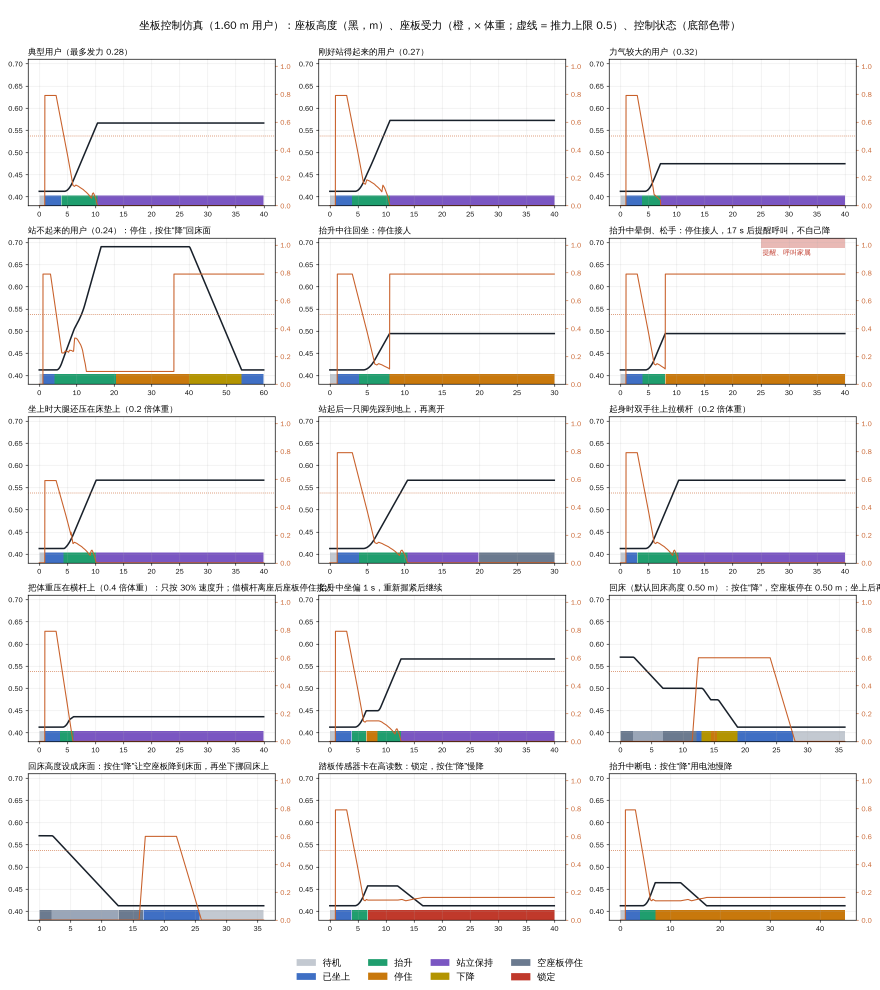
#> input picture model/calc_v13/controller_seat_all.png, 1760 x 1980 px (shown at 1/2 size)
$ python -i run_audit.py   (imports and definitions only)
#> lines starting #> are read from the running program, lines starting #| are printed output that depends on the picture
"""Audit the one-DOF seat design (page/seat_1dof.html and the model/calc_v13 scripts behind it) with Gemini 4 (gemini-4-argon).

Usage: python3 run_audit.py <img_dir> [angle ...]     (screenshots from: node shots.js <img_dir>)
The API key is injected by the session proxy. Results go to gemini_<angle>.md next to this script.
"""
import base64, io, json, os, sys, time, urllib.request
from concurrent.futures import ThreadPoolExecutor
from PIL import Image

MODEL = "gemini-4-argon"
URL = f"https://generativelanguage.googleapis.com/v1beta/models/{MODEL}:streamGenerateContent?alt=sse"
HERE = os.path.dirname(os.path.abspath(__file__)); ROOT = os.path.abspath(os.path.join(HERE, "..", "..", ".."))
IMG = sys.argv[1]
M = os.path.join(ROOT, "model", "calc_v13")

COMMON = """你在审计一个大学课程小组项目（ME5412 Robotics for Healthcare，床边起身台）里的一个子设计：单自由度坐板。坐板在老人起身时跟着身体往前、往上走并前倾，由两侧四连杆加中间一根电动推杆驱动。材料包括：课程背景和老师的要求、设计总结、方案网页源码、全部计算代码、结果摘要（JSON），以及网页各节、机构动画和三视图的截图。

请从下面给你的角度出发，自由地找出这个设计和这份网页真正的问题和薄弱处：推理不成立、模型假设撑不起结论、数字或代码有错、机构或结构有隐患、有安全漏洞、会被老师问住、会误导读者。不必面面俱到，也不必凑数；你认为最重要的优先讲。
每个问题请说清：在哪里（网页的哪一节，或哪个文件的哪个函数），原文或代码证据，为什么是问题（讲因果，区分确定的事实和推测），以及怎么改或怎么验证。按重要性排序，标出严重度（高/中/低）。最后用几句话给出总体判断和最值得先做的一件事。用中文回答，少用术语堆砌。
"""
ANGLES = {
 "A_model": "你的角度：建模与推理。你是懂坐→站生物力学和简化建模的审稿人。重点看：刚性人体轮廓、骨盆与大腿受力分界 4 cm、3 种起身习惯和 81 人用户集是否有代表性、“放手那一刻”的定义、费力（关节力矩/力量）模型的用法；以及“单自由度够用”“前倾差 11° 无害”“凸圆弧座面不如平座面”“助力点放在臀腿交界”这些结论是否站得住、有没有过度引申。",
 "B_mech": "你的角度：机构与结构。你是机械设计审稿人。重点看：四连杆综合方法、传动角与死点、电动推杆的布置和受力计算（虚功法）、销轴/立板/横管的强度与刚度、自锁和断电、间隙磨损、可制造性；以及整台装置的抗倾翻（座板载人往前移 18 cm、人在扶手上用力时，底座是否够长够宽）。",
 "C_safety": "你的角度：安全与人因。你是医疗设备安全评审员，同时有作业治疗师的经验。重点看：连杆、立板、横管和座板之间的夹手夹腿点（横管离大腿只有 2.8 cm）、坐在前倾 25° 的座板上往回坐、坐垫压到底、皮肤剪切、座板唇边和床垫之间的卡夹、回床流程，以及腿的横向宽度假设是否合理。",
 "D_code": "你的角度：代码与数字核查。你是仔细的代码审查者。请逐个读计算脚本，找：符号或单位错误、前滑和坐回余量的定义或计算错误、力跟随（坐板走到接触为止）假设的问题、虚功推力计算、坐垫弹簧床模型、干涉检查的采样漏检、四连杆仿真的分支选择；并核对网页显示的数字与 JSON、总结文档是否一致。",
 "E_teacher": "你的角度：老师兼答辩时最刁钻的提问者。对照老师的要求（CAD 和运动动画、讲清机构和状态机、稳定性、UI 和操作安全），看这个子设计回应得怎么样、网页能不能让人很快看懂；列出最可能把小组问住的问题，并给出更好的回答或需要补的材料。",
}

def img_part(path, maxw=1280):
#> called with maxw = 1280
    im = Image.open(path).convert("RGB")
    if im.width > maxw: im = im.resize((maxw, int(im.height * maxw / im.width)))
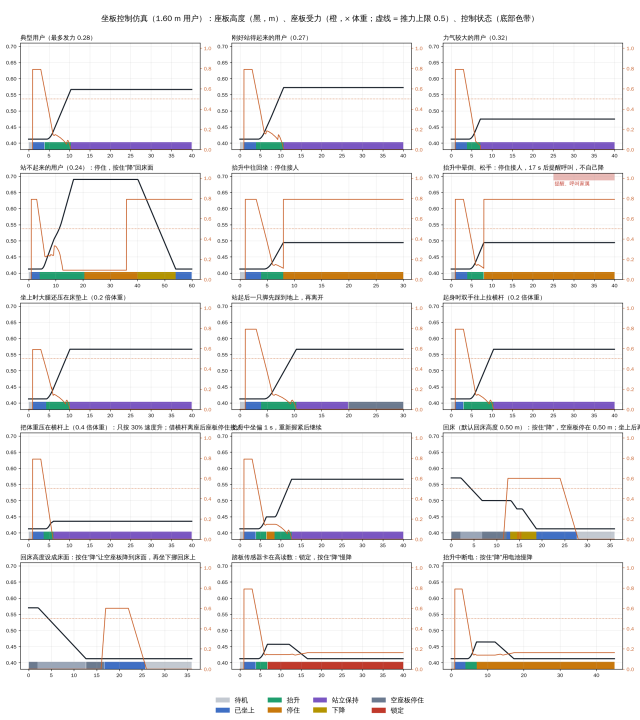
#> im: PIL image 1280x1440 RGB (shown at 1/2 size); mean R, G, B 241.9, 240.3, 240.6
    if im.height > 4000: im = im.resize((int(im.width * 4000 / im.height), 4000))
    buf = io.BytesIO(); im.save(buf, "JPEG", quality=85)
    return {"inline_data": {"mime_type": "image/jpeg", "data": base64.b64encode(buf.getvalue()).decode()}}

# [51 lines left out: functions summary, build_parts, call, not called in this run]

# [7 lines not run here, left out]

>>> result = img_part('../../../model/calc_v13/controller_seat_all.png')
